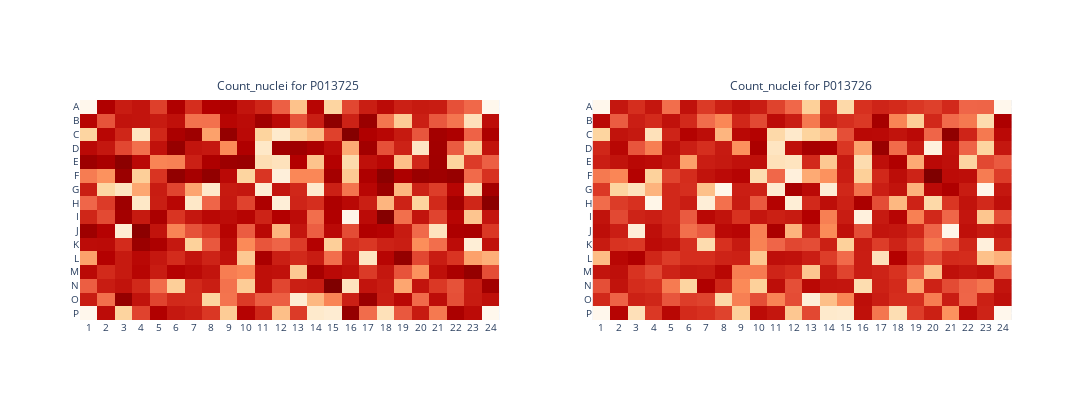

Notebook cell for this chart:
### Code cell
from pharmbio.visualization import plots

plots.plate_heatmap(df)

### Figure 1 — Plotly figure (JSON) as saved in the notebook; plotly's stock layout.template omitted (floating-point values rounded to 4 significant figures; data arrays with more than 128 entries replaced by an {"elided": "..."} marker saying what was removed)
{"data": [{"colorscale": [[0, "rgb(255,247,236)"], [0.125, "rgb(254,232,200)"], [0.25, "rgb(253,212,158)"], [0.375, "rgb(253,187,132)"], [0.5, "rgb(252,141,89)"], [0.625, "rgb(239,101,72)"], [0.75, "rgb(215,48,31)"], [0.875, "rgb(179,0,0)"], [1, "rgb(127,0,0)"]], "hoverinfo": "text", "hovertext": {"elided": "16x24 str values"}, "reversescale": false, "showscale": false, "type": "heatmap", "x": ["1", "2", "3", "4", "5", "6", "7", "8", "9", "10", "11", "12", "13", "14", "15", "16", "17", "18", "19", "20", "21", "22", "23", "24"], "xaxis": "x", "y": ["A", "B", "C", "D", "E", "F", "G", "H", "I", "J", "K", "L", "M", "N", "O", "P"], "yaxis": "y", "z": {"elided": "16x24 int values"}}, {"colorscale": [[0, "rgb(255,247,236)"], [0.125, "rgb(254,232,200)"], [0.25, "rgb(253,212,158)"], [0.375, "rgb(253,187,132)"], [0.5, "rgb(252,141,89)"], [0.625, "rgb(239,101,72)"], [0.75, "rgb(215,48,31)"], [0.875, "rgb(179,0,0)"], [1, "rgb(127,0,0)"]], "hoverinfo": "text", "hovertext": {"elided": "16x24 str values"}, "reversescale": false, "showscale": false, "type": "heatmap", "x": ["1", "2", "3", "4", "5", "6", "7", "8", "9", "10", "11", "12", "13", "14", "15", "16", "17", "18", "19", "20", "21", "22", "23", "24"], "xaxis": "x2", "y": ["A", "B", "C", "D", "E", "F", "G", "H", "I", "J", "K", "L", "M", "N", "O", "P"], "yaxis": "y2", "z": {"elided": "16x24 int values"}}], "layout": {"annotations": [{"font": {"size": 12}, "showarrow": false, "text": "Count_nuclei for P013725 ", "x": 0.225, "xanchor": "center", "xref": "paper", "y": 1.02, "yanchor": "bottom", "yref": "paper"}, {"font": {"size": 12}, "showarrow": false, "text": "Count_nuclei for P013726 ", "x": 0.775, "xanchor": "center", "xref": "paper", "y": 1.02, "yanchor": "bottom", "yref": "paper"}], "height": 400, "width": 1140, "xaxis": {"anchor": "y", "domain": [0, 0.45], "nticks": 48, "side": "bottom", "tickfont": {"size": 10}}, "xaxis2": {"anchor": "y2", "domain": [0.55, 1], "nticks": 48, "side": "bottom", "tickfont": {"size": 10}}, "yaxis": {"anchor": "x", "autorange": "reversed", "domain": [0, 1], "tickfont": {"size": 10}}, "yaxis2": {"anchor": "x2", "autorange": "reversed", "domain": [0, 1], "tickfont": {"size": 10}}}}
